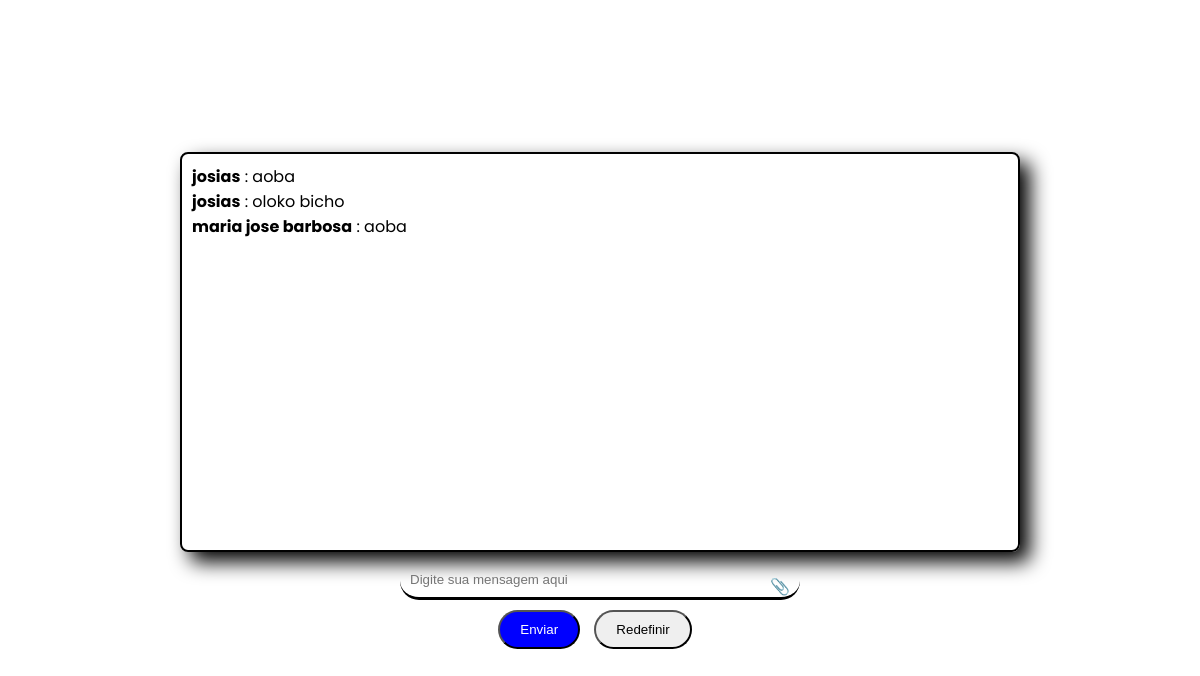
Before: /chat/chat with the older database file.
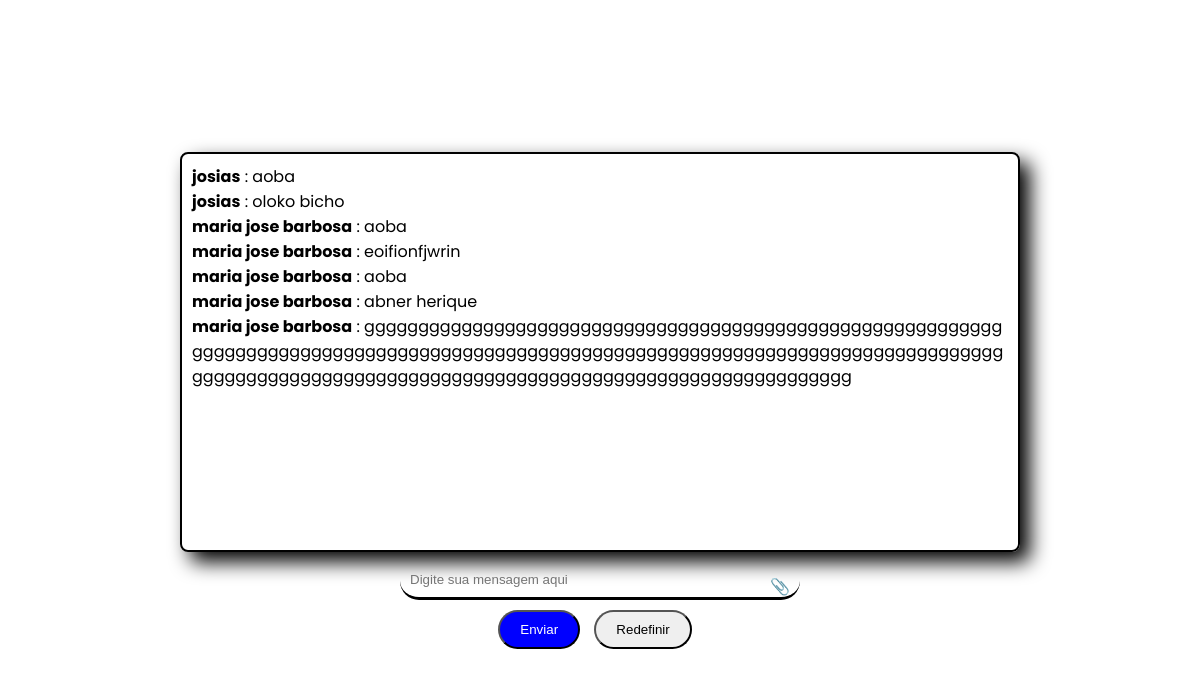
After: the same page with the newer database file.
### models.py (models this page shows, shortened)
class Mensagem(db.Model):
    __tablename__ = 'mensagens'
    id = db.Column(db.Integer, primary_key=True)
    usuario_id = db.Column(db.Integer, db.ForeignKey('usuarios.id'), nullable=False)
    mensagem = db.Column(db.Text, nullable=False)
    timestamp = db.Column(db.DateTime, default=db.func.current_timestamp())
    user = db.relationship('User', back_populates='mensagens')

class User(UserMixin, db.Model):
    __tablename__ = 'usuarios'
    id = db.Column(db.Integer, primary_key=True)
    nome = db.Column(db.String(150), nullable=False)
    email = db.Column(db.String(150), unique=True, nullable=False)
    senha = db.Column(db.String(150), nullable=False)
    turma = db.Column(db.String(50))
    numero = db.Column(db.String(50))
    role = db.Column(db.String(50))
    mensagens = db.relationship('Mensagem', back_populates='user')
    respostas = db.relationship('Resposta', back_populates='user')

### chat.py (the view)
@chat_bp.route('/chat')
def chat():
    mensagens = db.session.query(User.nome, Mensagem.mensagem, ).join(Mensagem.user).order_by(Mensagem.timestamp.asc()).all()
    return render_template('chat.html', mensagens=mensagens)

### templates/chat.html (shortened to what this page needs)
<!DOCTYPE html>
<html lang="en">
<head>
    <link rel="stylesheet" href="{{ url_for('static', filename='css/conversas.css') }}">
</head>
<body>
    <section>
        <main class="main-content">
            <div id="chat-form">
                <div class="text-area" id="text-area">
                    <ul>
                        {% for mensagem in mensagens %}
                            <li><strong>{{ mensagem[0] }}</strong> : {{ mensagem[1] }}</li>
                        {% endfor %}
                    </ul>
                </div>
                <div class="input-wrapper">
                    <input type="text" id="text" name="mensagem" placeholder="Digite sua mensagem aqui">
                    <span class="icon" onclick="triggerFileInput()">&#128206;</span>
                </div>
                <div>
                    <input type="submit" value="Enviar" name="enviar" onclick="enviar()" id="enviar">
                    <input type="reset" value="Redefinir" name="redefinir" onclick="redefinir()">
                </div>
            </div>
        </main>
    </section>
</body>
</html>

### static/css/conversas.css (style rules this page uses)
main { min-height: 100vh; width: 100vw; display: flex; flex-direction: column; align-items: center; justify-content: center; gap: 10px; padding: 20px; color: var(--text-color); background-color: var(--background-color); transition: background-color 0.3s, color 0.3s; }
#chat-form { display: flex; flex-direction: column; align-items: center; justify-content: center; }
.text-area { width: 70vw; height: 50vh; border: solid 2px var(--text-color); border-radius: 8px; padding: 10px; overflow-y: auto; word-break: break-all; font-family: poppins; margin-bottom: 10px; background-color: transparent; box-shadow: 10px 10px 20px black; border: solid 2px var(--text-color); display: flex; flex-direction: column; }
input[type="submit"], input[type="reset"] { padding: 10px 20px; margin-right: 10px; cursor: pointer; border-radius: 20px; }
#enviar { background-color: blue; color: #ffffff; }
#text { border-radius: 20px; width: 100%; z-index: 5; color: var(--text-color); }
.input-wrapper { position: relative; width: 60vw; max-width: 400px; }
.input-wrapper .icon { position: absolute; right: 10px; top: 50%; transform: translateY(-50%); cursor: pointer; }

### templates/chat.html (style rules this page uses)
* { margin: 0; padding: 0; box-sizing: border-box; }
:root { --background-color: #ffffff; --text-color: #000000; --background-color-clarinho: #efefefdc ; }
body, html { min-height: 10px; display: flex; justify-content: center; align-items: center; background-color: var(--background-color); font-family: poppins; }
input[type="text"], input[type="file"] { width: 30vw; padding: 10px; margin-bottom: 10px; border: none; outline: none; border-bottom: solid black 3px; background-color: transparent; }

Changed rows visible on the page:
added Mensagem: nome "maria jose barbosa", mensagem "eoifionfjwrin"
added Mensagem: nome "maria jose barbosa", mensagem "aoba"
added Mensagem: nome "maria jose barbosa", mensagem "abner herique"
added Mensagem: nome "maria jose barbosa", mensagem "ggggggggggggggggggggggggggggggggggggggggggggggggggggggggggggggggggggggggggggggggggggggggggggggggggggggggggggggggggggggggggggggggggggggggggggggggggggggggggggggggggggggggggggggggggggggggggggggggggg"
